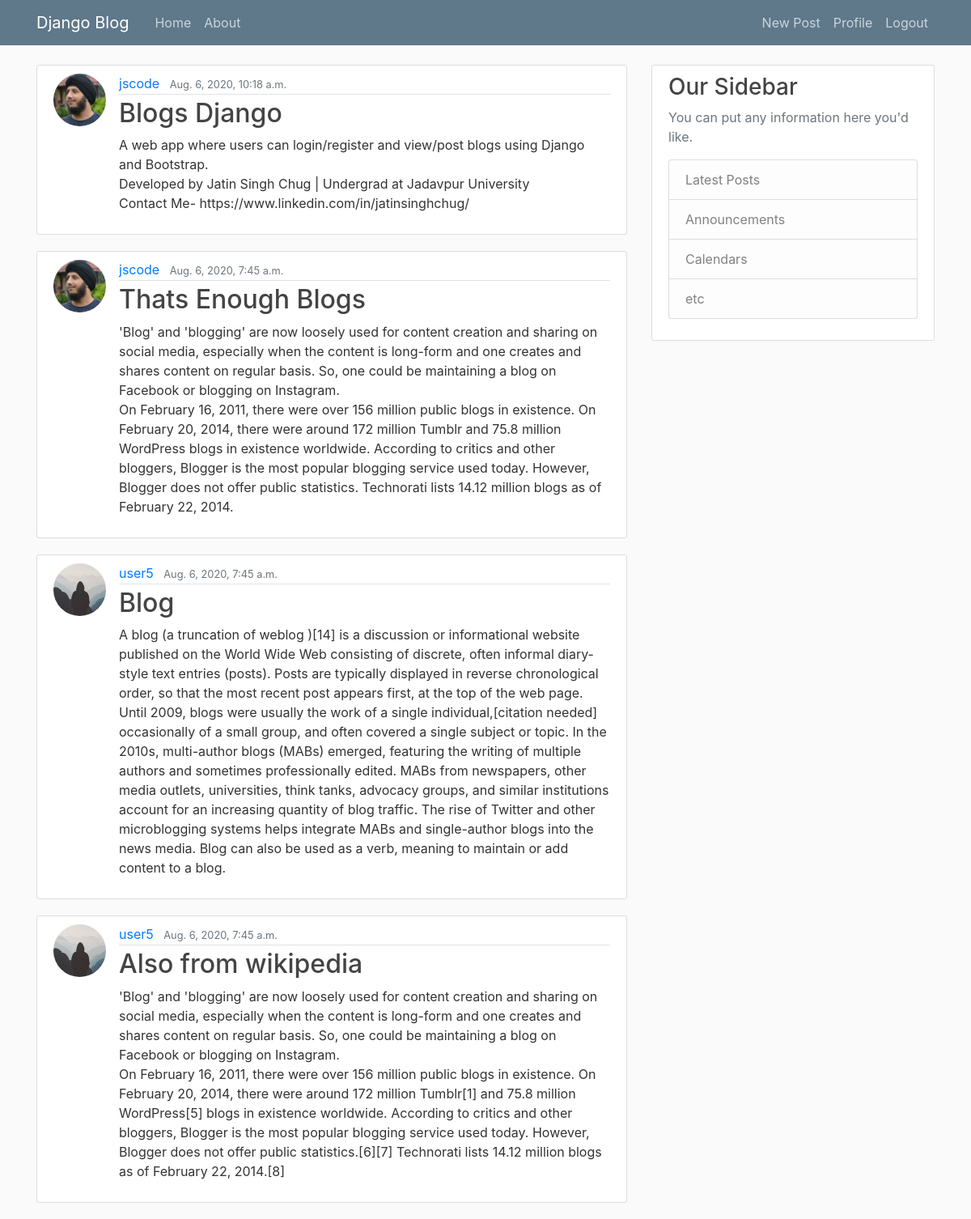
The app's page / (signed in) with its own data.
### blogs/models.py (models this page shows, shortened)
class Post(models.Model):
    title = models.CharField(max_length=32)
    content = models.TextField()
    date_posted = models.DateTimeField(default=timezone.now)
    author = models.ForeignKey(User, on_delete= models.CASCADE)

### users/models.py (models this page shows, shortened)
class Profile(models.Model):
    user = models.OneToOneField(User,on_delete=models.CASCADE)
    image = models.ImageField(default='default.jpg',upload_to='profile_pics')

### blogs/views.py (the view)
# urls.py: path('',views.PostListView.as_view(),name="blog-home"),
class PostListView(ListView):
    model=Post
    template_name='blogs/home.html'
    context_object_name='posts'
    ordering=['-date_posted']
    paginate_by = 4

### templates/blogs/home.html
{% extends "base.html" %}
{% block content %}
{% for post in posts %}
<article class="media content-section">
    <img class="rounded-circle article-img" src="{{ post.author.profile.image.url }}">
    <div class="media-body">
        <div class="article-metadata">
            <a class="mr-2" href="#">{{ post.author }}</a>
            <small class="text-muted">{{ post.date_posted }}</small>
        </div>
        <h2><a class="article-title" href="{% url 'post-detail' post.id %}">{{ post.title }}</a></h2>
        <p class="article-content">{{ post.content }}</p>
    </div>
</article>
{% endfor %}
{% endblock content %}

### blogs/static/main.css (style rules this page uses)
body { background: #fafafa; color: #333333; margin-top: 5rem; }
h1, h2, h3, h4, h5, h6 { color: #444444; }
.content-section { background: #ffffff; padding: 10px 20px; border: 1px solid #dddddd; border-radius: 3px; margin-bottom: 20px; }
.article-title { color: #444444; }
.article-content { white-space: pre-line; }
.article-img { height: 65px; width: 65px; margin-right: 16px; }
.article-metadata { padding-bottom: 1px; margin-bottom: 4px; border-bottom: 1px solid #e3e3e3 }

### records on screen
Post: author.profile.image (picture), author "jscode", date_posted "Aug. 6, 2020, 10:18 a.m.", title "Blogs Django", content "A web app where users can login/register and view/post blogs using Django and Bootstrap. Developed by Jatin Singh Chug | Undergrad at Jadavpur University Contact Me- https://www.linkedin.com/in/jatinsinghchug/"
Post: author.profile.image (picture), author "jscode", date_posted "Aug. 6, 2020, 7:45 a.m.", title "Thats Enough Blogs", content "'Blog' and 'blogging' are now loosely used for content creation and sharing on social media, especially when the content is long-form and one creates and shares content on regular basis. So, one could be maintaining a blog on Facebook or blogging on Instagram. On February 16, 2011, there were over 156 million public blogs in existence. On February 20, 2014, there were around 172 million Tumblr and 75.8 million WordPress blogs in existence worldwide. According to critics and other bloggers, Blogger is the most popular blogging service used today. However, Blogger does not offer public statistics. Technorati lists 14.12 million blogs as of February 22, 2014."
Post: author.profile.image (placeholder picture), author "user5", date_posted "Aug. 6, 2020, 7:45 a.m.", title "Blog", content "A blog (a truncation of weblog )[14] is a discussion or informational website published on the World Wide Web consisting of discrete, often informal diary-style text entries (posts). Posts are typically displayed in reverse chronological order, so that the most recent post appears first, at the top of the web page. Until 2009, blogs were usually the work of a single individual,[citation needed] occasionally of a small group, and often covered a single subject or topic. In the 2010s, multi-author blogs (MABs) emerged, featuring the writing of multiple authors and sometimes professionally edited. MABs from newspapers, other media outlets, universities, think tanks, advocacy groups, and…"
Post: author.profile.image (placeholder picture), author "user5", date_posted "Aug. 6, 2020, 7:45 a.m.", title "Also from wikipedia", content "'Blog' and 'blogging' are now loosely used for content creation and sharing on social media, especially when the content is long-form and one creates and shares content on regular basis. So, one could be maintaining a blog on Facebook or blogging on Instagram. On February 16, 2011, there were over 156 million public blogs in existence. On February 20, 2014, there were around 172 million Tumblr[1] and 75.8 million WordPress[5] blogs in existence worldwide. According to critics and other bloggers, Blogger is the most popular blogging service used today. However, Blogger does not offer public statistics.[6][7] Technorati lists 14.12 million blogs as of February 22, 2014.[8]"
